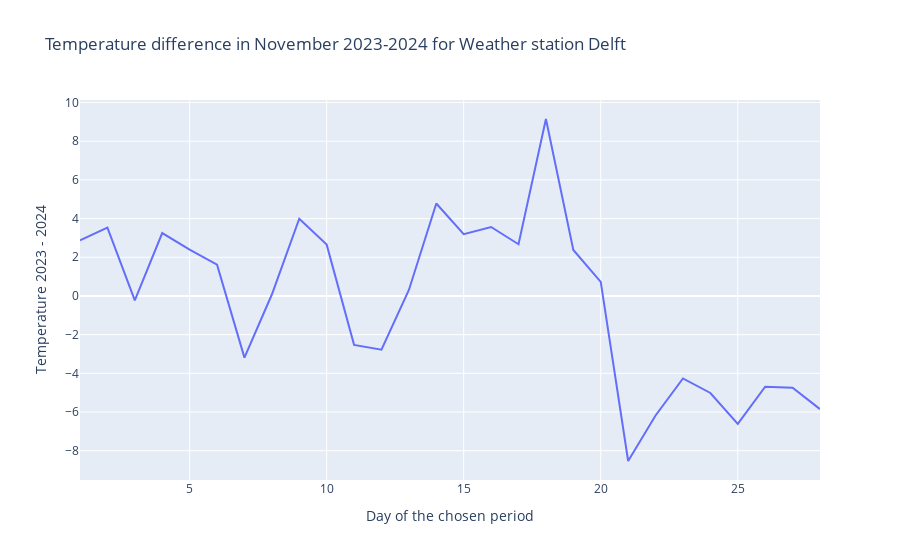
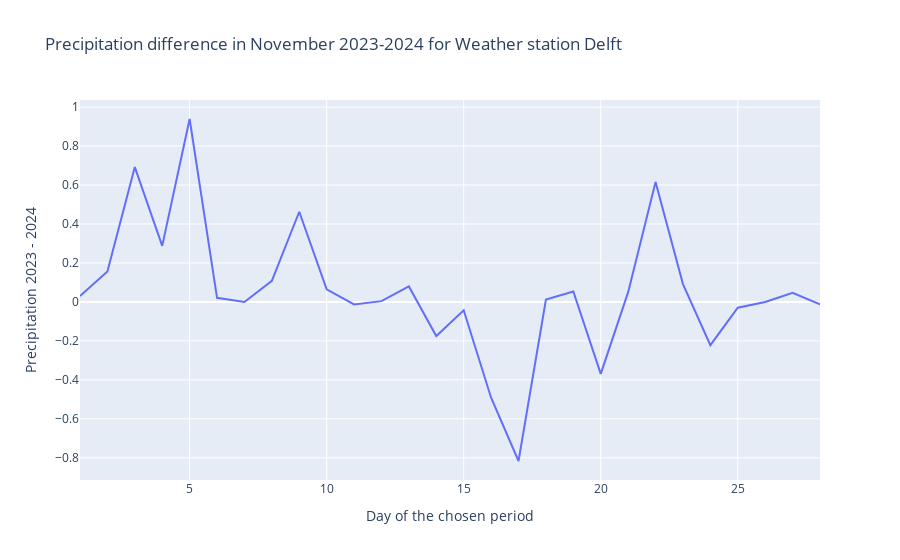

Write notebook code for charts like these, in order.
### Code cell
df_difference = pd.DataFrame()

df_difference['day_id'] = daily_avr_2023_station['day_id']
df_difference['T'] = daily_avr_2023_station['T'] - daily_avr_2024_station['T']
df_difference['RH'] = daily_avr_2023_station['RH'] - daily_avr_2024_station['RH']

# print(df_difference)

difference_T = px.line(df_difference, x = 'day_id', y = 'T', 
                       labels={
                            "day_id": "Day of the chosen period",
                            "T": "Temperature 2023 - 2024",
                            },
                       title = f'Temperature difference in November 2023-2024 for Weather station {station_name}') # , color = 'name'
difference_T.show()

difference_T = px.line(df_difference, x = 'day_id', y = 'RH', 
                       labels={
                            "day_id": "Day of the chosen period",
                            "RH": "Precipitation 2023 - 2024",
                            },
                       title = f'Precipitation difference in November 2023-2024 for Weather station {station_name}') # , color = 'name'
difference_T.show()

### Figure 1 — Plotly figure (JSON) as saved in the notebook; plotly's stock layout.template omitted (floating-point values rounded to 4 significant figures)
{"data": [{"hovertemplate": "Day of the chosen period=%{x}<br>Temperature 2023 - 2024=%{y}<extra></extra>", "legendgroup": "", "line": {"color": "#636efa", "dash": "solid"}, "marker": {"symbol": "circle"}, "mode": "lines", "name": "", "orientation": "v", "showlegend": false, "type": "scatter", "x": [1, 2, 3, 4, 5, 6, 7, 8, 9, 10, 11, 12, 13, 14, 15, 16, 17, 18, 19, 20, 21, 22, 23, 24, 25, 26, 27, 28], "xaxis": "x", "y": [2.879, 3.538, -0.225, 3.254, 2.396, 1.621, -3.187, 0.075, 3.996, 2.654, -2.529, -2.779, 0.3083, 4.779, 3.192, 3.567, 2.675, 9.15, 2.379, 0.7292, -8.533, -6.179, -4.267, -5.017, -6.613, -4.692, -4.746, -5.85], "yaxis": "y"}], "layout": {"legend": {"tracegroupgap": 0}, "title": {"text": "Temperature difference in November 2023-2024 for Weather station Delft"}, "xaxis": {"anchor": "y", "domain": [0, 1], "title": {"text": "Day of the chosen period"}}, "yaxis": {"anchor": "x", "domain": [0, 1], "title": {"text": "Temperature 2023 - 2024"}}}}

### Figure 2 — Plotly figure (JSON) as saved in the notebook; plotly's stock layout.template omitted (floating-point values rounded to 4 significant figures)
{"data": [{"hovertemplate": "Day of the chosen period=%{x}<br>Precipitation 2023 - 2024=%{y}<extra></extra>", "legendgroup": "", "line": {"color": "#636efa", "dash": "solid"}, "marker": {"symbol": "circle"}, "mode": "lines", "name": "", "orientation": "v", "showlegend": false, "type": "scatter", "x": [1, 2, 3, 4, 5, 6, 7, 8, 9, 10, 11, 12, 13, 14, 15, 16, 17, 18, 19, 20, 21, 22, 23, 24, 25, 26, 27, 28], "xaxis": "x", "y": [0.03042, 0.1558, 0.6921, 0.2879, 0.939, 0.02125, 0.0, 0.1079, 0.4629, 0.06438, -0.01271, 0.004167, 0.07958, -0.1752, -0.04271, -0.4919, -0.8165, 0.01208, 0.05396, -0.3696, 0.05021, 0.6152, 0.09167, -0.2219, -0.02979, 0.0, 0.04625, -0.01271], "yaxis": "y"}], "layout": {"legend": {"tracegroupgap": 0}, "title": {"text": "Precipitation difference in November 2023-2024 for Weather station Delft"}, "xaxis": {"anchor": "y", "domain": [0, 1], "title": {"text": "Day of the chosen period"}}, "yaxis": {"anchor": "x", "domain": [0, 1], "title": {"text": "Precipitation 2023 - 2024"}}}}
